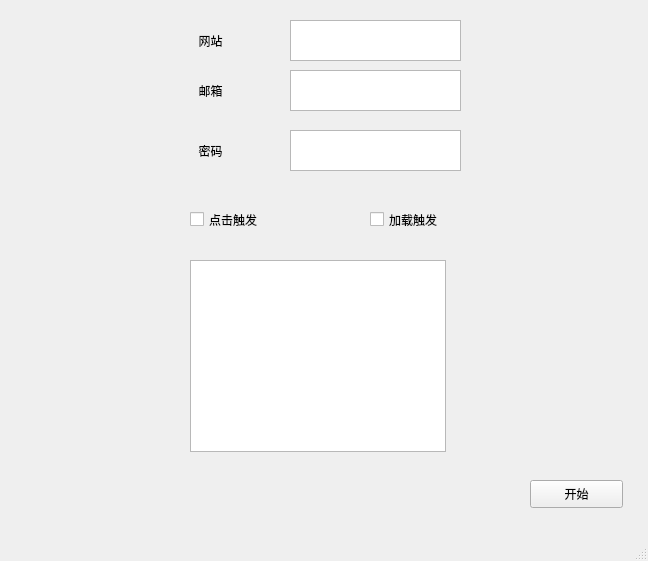
<?xml version="1.0" encoding="UTF-8"?>
<ui version="4.0">
 <class>MainWindow</class>
 <widget class="QMainWindow" name="MainWindow">
  <property name="geometry">
   <rect>
    <x>0</x>
    <y>0</y>
    <width>648</width>
    <height>561</height>
   </rect>
  </property>
  <property name="windowTitle">
   <string>MainWindow</string>
  </property>
  <widget class="QWidget" name="centralwidget">
   <widget class="QLabel" name="emailLabel">
    <property name="geometry">
     <rect>
      <x>170</x>
      <y>80</y>
      <width>81</width>
      <height>21</height>
     </rect>
    </property>
    <property name="layoutDirection">
     <enum>Qt::LeftToRight</enum>
    </property>
    <property name="text">
     <string>邮箱</string>
    </property>
    <property name="textFormat">
     <enum>Qt::AutoText</enum>
    </property>
    <property name="alignment">
     <set>Qt::AlignCenter</set>
    </property>
   </widget>
   <widget class="QLabel" name="passwordLabel">
    <property name="geometry">
     <rect>
      <x>170</x>
      <y>140</y>
      <width>81</width>
      <height>21</height>
     </rect>
    </property>
    <property name="text">
     <string>密码</string>
    </property>
    <property name="alignment">
     <set>Qt::AlignCenter</set>
    </property>
   </widget>
   <widget class="QTextEdit" name="emailText">
    <property name="geometry">
     <rect>
      <x>290</x>
      <y>70</y>
      <width>171</width>
      <height>41</height>
     </rect>
    </property>
   </widget>
   <widget class="QTextEdit" name="passwordText">
    <property name="geometry">
     <rect>
      <x>290</x>
      <y>130</y>
      <width>171</width>
      <height>41</height>
     </rect>
    </property>
   </widget>
   <widget class="QCheckBox" name="clickCheckBox">
    <property name="geometry">
     <rect>
      <x>190</x>
      <y>210</y>
      <width>91</width>
      <height>19</height>
     </rect>
    </property>
    <property name="text">
     <string>点击触发</string>
    </property>
   </widget>
   <widget class="QCheckBox" name="noClickCheckBox">
    <property name="geometry">
     <rect>
      <x>370</x>
      <y>210</y>
      <width>91</width>
      <height>19</height>
     </rect>
    </property>
    <property name="text">
     <string>加载触发</string>
    </property>
   </widget>
   <widget class="QGraphicsView" name="graphicsView">
    <property name="geometry">
     <rect>
      <x>190</x>
      <y>260</y>
      <width>256</width>
      <height>192</height>
     </rect>
    </property>
   </widget>
   <widget class="QLabel" name="websiteLabel">
    <property name="geometry">
     <rect>
      <x>170</x>
      <y>30</y>
      <width>81</width>
      <height>21</height>
     </rect>
    </property>
    <property name="layoutDirection">
     <enum>Qt::LeftToRight</enum>
    </property>
    <property name="text">
     <string>网站</string>
    </property>
    <property name="textFormat">
     <enum>Qt::AutoText</enum>
    </property>
    <property name="alignment">
     <set>Qt::AlignCenter</set>
    </property>
   </widget>
   <widget class="QTextEdit" name="websiteText">
    <property name="geometry">
     <rect>
      <x>290</x>
      <y>20</y>
      <width>171</width>
      <height>41</height>
     </rect>
    </property>
   </widget>
   <widget class="QPushButton" name="okButton">
    <property name="geometry">
     <rect>
      <x>530</x>
      <y>480</y>
      <width>93</width>
      <height>28</height>
     </rect>
    </property>
    <property name="text">
     <string>开始</string>
    </property>
   </widget>
   <zorder>emailText</zorder>
   <zorder>emailLabel</zorder>
   <zorder>passwordLabel</zorder>
   <zorder>passwordText</zorder>
   <zorder>clickCheckBox</zorder>
   <zorder>noClickCheckBox</zorder>
   <zorder>graphicsView</zorder>
   <zorder>websiteLabel</zorder>
   <zorder>websiteText</zorder>
   <zorder>okButton</zorder>
  </widget>
  <widget class="QMenuBar" name="menubar">
   <property name="geometry">
    <rect>
     <x>0</x>
     <y>0</y>
     <width>648</width>
     <height>26</height>
    </rect>
   </property>
  </widget>
  <widget class="QStatusBar" name="statusbar"/>
 </widget>
 <resources/>
 <connections>
  <connection>
   <sender>okButton</sender>
   <signal>clicked()</signal>
   <receiver>okButton</receiver>
   <slot>click()</slot>
   <hints>
    <hint type="sourcelabel">
     <x>550</x>
     <y>523</y>
    </hint>
    <hint type="destinationlabel">
     <x>551</x>
     <y>522</y>
    </hint>
   </hints>
  </connection>
 </connections>
</ui>
